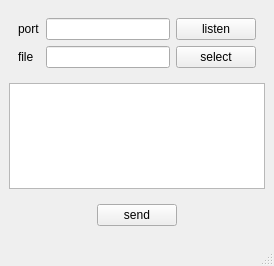
<?xml version="1.0" encoding="UTF-8"?>
<ui version="4.0">
 <class>MainWindow</class>
 <widget class="QMainWindow" name="MainWindow">
  <property name="geometry">
   <rect>
    <x>0</x>
    <y>0</y>
    <width>274</width>
    <height>266</height>
   </rect>
  </property>
  <property name="windowTitle">
   <string>MainWindow</string>
  </property>
  <widget class="QWidget" name="centralwidget">
   <layout class="QVBoxLayout" name="verticalLayout">
    <item>
     <widget class="QWidget" name="widget" native="true">
      <layout class="QGridLayout" name="gridLayout">
       <item row="0" column="0">
        <widget class="QLabel" name="label">
         <property name="text">
          <string>port</string>
         </property>
        </widget>
       </item>
       <item row="0" column="1">
        <widget class="QLineEdit" name="lineEdit_port"/>
       </item>
       <item row="0" column="2">
        <widget class="QPushButton" name="btn_start">
         <property name="text">
          <string>listen</string>
         </property>
        </widget>
       </item>
       <item row="1" column="0">
        <widget class="QLabel" name="label_4">
         <property name="text">
          <string>file</string>
         </property>
        </widget>
       </item>
       <item row="1" column="1">
        <widget class="QLineEdit" name="lineEdit_file"/>
       </item>
       <item row="1" column="2">
        <widget class="QPushButton" name="btn_select">
         <property name="text">
          <string>select</string>
         </property>
        </widget>
       </item>
      </layout>
     </widget>
    </item>
    <item>
     <widget class="QTextEdit" name="messAge"/>
    </item>
    <item>
     <widget class="QWidget" name="widget_2" native="true">
      <layout class="QHBoxLayout" name="horizontalLayout">
       <item>
        <spacer name="horizontalSpacer">
         <property name="orientation">
          <enum>Qt::Horizontal</enum>
         </property>
         <property name="sizeHint" stdset="0">
          <size>
           <width>70</width>
           <height>20</height>
          </size>
         </property>
        </spacer>
       </item>
       <item>
        <widget class="QPushButton" name="btn_Send">
         <property name="text">
          <string>send</string>
         </property>
        </widget>
       </item>
       <item>
        <spacer name="horizontalSpacer_2">
         <property name="orientation">
          <enum>Qt::Horizontal</enum>
         </property>
         <property name="sizeHint" stdset="0">
          <size>
           <width>70</width>
           <height>20</height>
          </size>
         </property>
        </spacer>
       </item>
      </layout>
     </widget>
    </item>
   </layout>
  </widget>
  <widget class="QMenuBar" name="menubar">
   <property name="geometry">
    <rect>
     <x>0</x>
     <y>0</y>
     <width>274</width>
     <height>27</height>
    </rect>
   </property>
  </widget>
  <widget class="QStatusBar" name="statusbar"/>
 </widget>
 <resources/>
 <connections/>
</ui>
